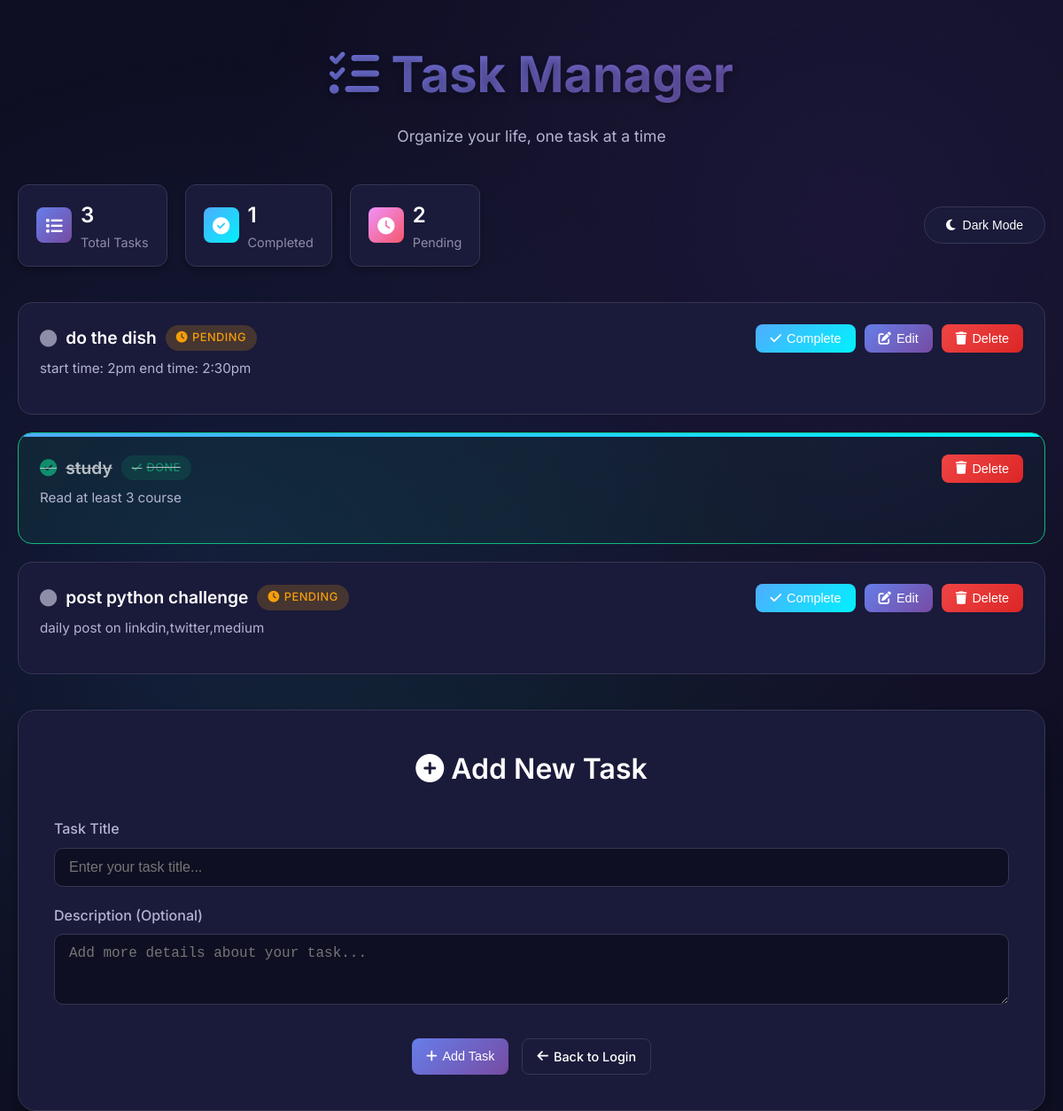
/tasks/, run on the app's committed database.
### TaskManager/models.py (models this page shows)
class Task(models.Model):
    title = models.CharField(max_length=100)
    description = models.TextField()
    completed = models.BooleanField(default=False)

### TaskManager/views.py (the view)
# urls.py: path('tasks/', views.task_list, name='task_list'),
def task_list(request):
    tasks = Task.objects.all()    # Retrieve all tasks
    if request.method == 'POST':    # Handle form submissions
        form = TaskForm(request.POST)
        if form.is_valid():
            form.save()
            return redirect('task_list')  # Redirect to avoid duplicate submissions
    else:
        form = TaskForm()
    return render(request, 'task_list.html', {'tasks': tasks, 'form': form})

### TaskManager/forms.py (shortened to what this page needs)
class TaskForm(forms.ModelForm):
    class Meta:
        model = Task
        fields = ['title']

### TaskManager/templates/task_list.html (shortened to what this page needs)
<!DOCTYPE html>
<html lang="en">
<head>
    <link href="https://cdnjs.cloudflare.com/ajax/libs/font-awesome/6.4.0/css/all.min.css" rel="stylesheet">
</head>
<body class="dark">
    <div class="container">
        <div class="header">
            <h1><i class="fas fa-tasks"></i> Task Manager</h1>
            <p>Organize your life, one task at a time</p>
        </div>
        <div class="controls">
            <div class="stats">
                <div class="stat-card">
                    <div class="stat-icon total">
                        <i class="fas fa-list"></i>
                    </div>
                    <div class="stat-info">
                        <h3 id="total-tasks">{{ tasks|length }}</h3>
                        <p>Total Tasks</p>
                    </div>
                </div>
                <div class="stat-card">
                    <div class="stat-icon completed">
                        <i class="fas fa-check-circle"></i>
                    </div>
                    <div class="stat-info">
                        <h3 id="completed-tasks">0</h3>
                        <p>Completed</p>
                    </div>
                </div>
                <div class="stat-card">
                    <div class="stat-icon pending">
                        <i class="fas fa-clock"></i>
                    </div>
                    <div class="stat-info">
                        <h3 id="pending-tasks">0</h3>
                        <p>Pending</p>
                    </div>
                </div>
            </div>
            <button class="theme-toggle" onclick="toggleTheme()">
                <i class="fas fa-moon" id="theme-icon"></i>
                <span id="theme-text">Dark Mode</span>
            </button>
        </div>
        <div class="tasks-container">
            {% for task in tasks %}
                <div class="task-item {% if task.completed %}completed{% endif %} fade-in">
                    <div class="task-header">
                        <div class="task-content">
                            <div id="task-display-{{ task.id }}">
                                <div class="task-title">
                                    {% if task.completed %}
                                        <i class="fas fa-check-circle" style="color: var(--accent-green);"></i>
                                    {% else %}
                                        <i class="fas fa-circle" style="color: var(--text-muted);"></i>
                                    {% endif %}
                                    {{ task.title }}
                                    <span class="task-status {% if task.completed %}completed{% else %}pending{% endif %}">
                                        {% if task.completed %}
                                            <i class="fas fa-check"></i> Done
                                        {% else %}
                                            <i class="fas fa-clock"></i> Pending
                                        {% endif %}
                                    </span>
                                </div>
                                {% if task.description %}
                                    <div class="task-description">{{ task.description }}</div>
                                {% endif %}
                            </div>
                        </div>
                        <div class="task-actions">
                            {% if not task.completed %}
                                <form method="post" action="{% url 'mark_done' task.id %}" style="display: inline;">
                                    <button type="submit" class="btn btn-success">
                                        <i class="fas fa-check"></i> Complete
                                    </button>
                                </form>
                                <button type="button" class="btn btn-primary" onclick="showEdit({{ task.id }})">
                                    <i class="fas fa-edit"></i> Edit
                                </button>
                            {% endif %}
                            <form method="post" action="{% url 'delete_task' task.id %}" style="display: inline;" onsubmit="return confirm('Are you sure you want to delete this task?')">
                                <button type="submit" class="btn btn-danger">
                                    <i class="fas fa-trash"></i> Delete
                                </button>
                            </form>
                        </div>
                    </div>
                </div>
            {% empty %}
                <div class="empty-state">
                    <i class="fas fa-clipboard-list"></i>
                    <h3>No tasks yet</h3>
                    <p>Start by adding your first task below!</p>
                </div>
            {% endfor %}
        </div>
        <div class="add-task-section">
            <h2><i class="fas fa-plus-circle"></i> Add New Task</h2>
            <form method="post" action="{% url 'task_list' %}">
                <div class="form-group">
                    <label for="task-title">Task Title</label>
                    <input type="text" id="task-title" name="title" class="form-control" placeholder="Enter your task title..." required>
                </div>
                <div class="form-group">
                    <label for="task-description">Description (Optional)</label>
                    <textarea id="task-description" name="description" rows="3" class="form-control" placeholder="Add more details about your task..."></textarea>
                </div>
                <div class="form-actions">
                    <button type="submit" class="btn btn-primary">
                        <i class="fas fa-plus"></i> Add Task
                    </button>
                    <a class="btn btn-outline" href="http://127.0.0.1:8000/home" role="button">
                        <i class="fas fa-arrow-left"></i> Back to Login
                    </a>
                </div>
            </form>
        </div>
    </div>
</body>
</html>

### data on the page
Task: completed False (drawn), title "do the dish", description "start time: 2pm end time: 2:30pm"
Task: completed True (drawn), title "study", description "Read at least 3 course"
Task: completed False (drawn), title "post python challenge", description "daily post on linkdin,twitter,medium"

### other printed values
{{ tasks|length }} "3"
